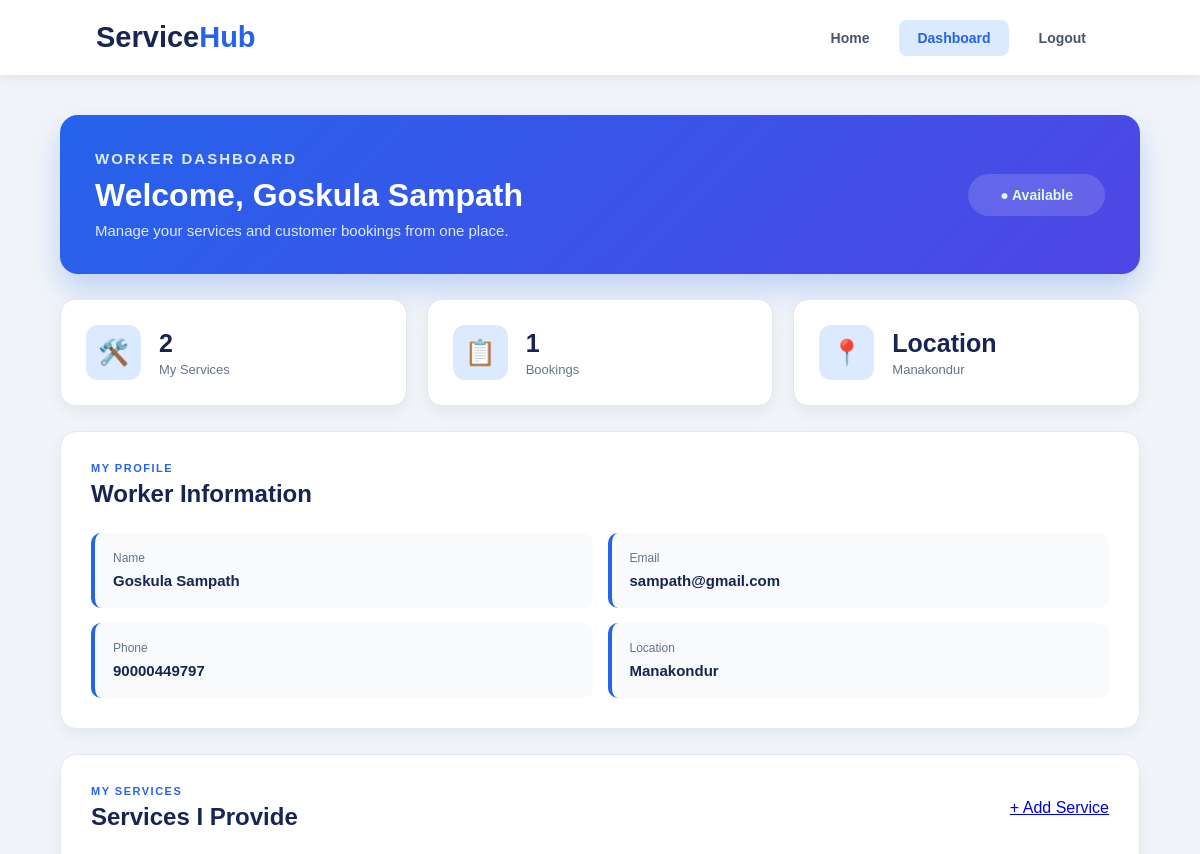
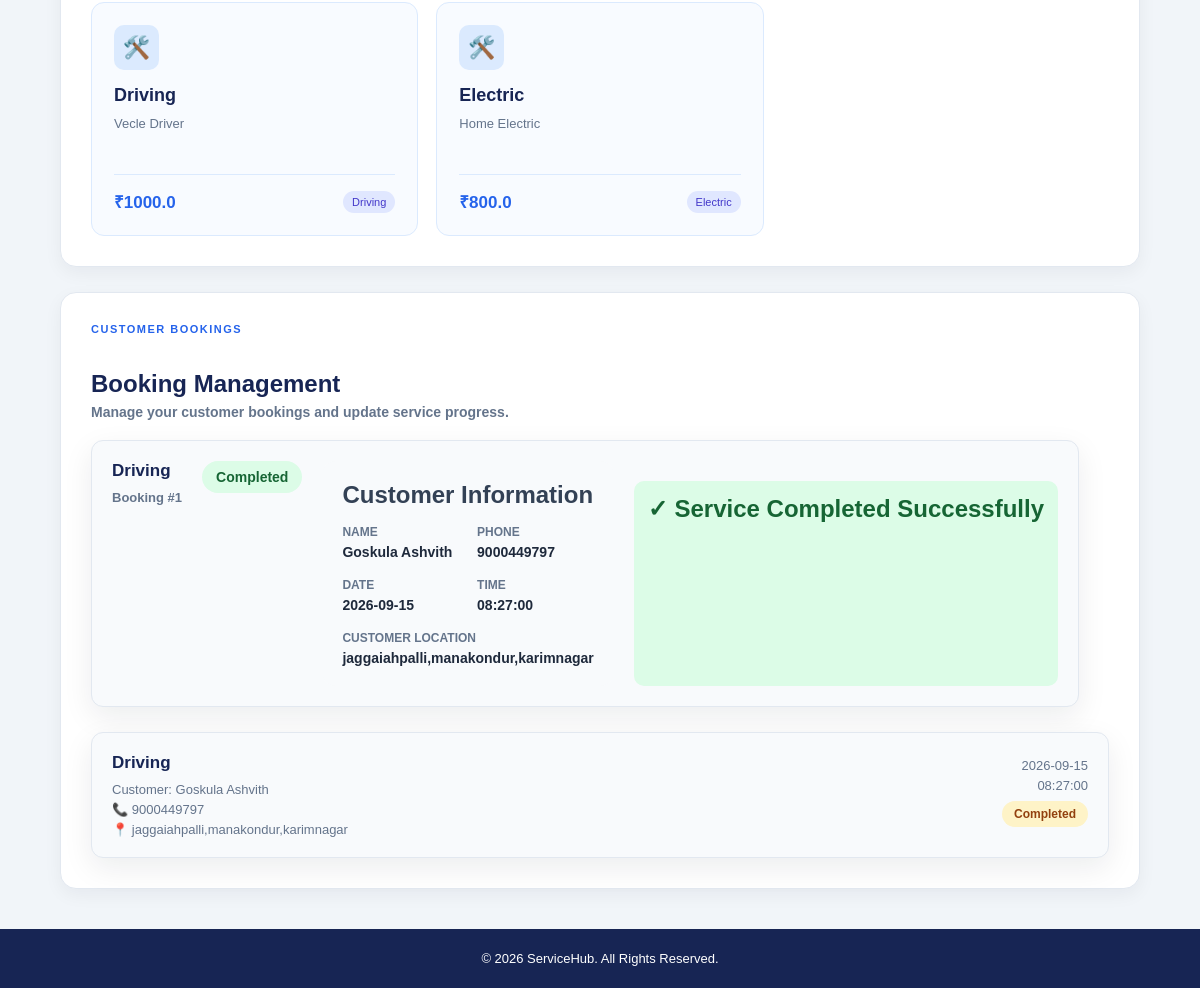
The page /worker (signed in) on the database its author committed (2 pictures, top to bottom).
### app.py (models this page shows)
class User(UserMixin, db.Model):
    id = db.Column(
        db.Integer,
        primary_key=True
    )
    name = db.Column(
        db.String(100),
        nullable=False
    )
    email = db.Column(
        db.String(120),
        unique=True,
        nullable=False
    )
    password = db.Column(
        db.String(200),
        nullable=False
    )
    role = db.Column(
        db.String(20),
        default="user",
        nullable=False
    )
    phone = db.Column(
        db.String(20),
        nullable=True
    )
    created_at = db.Column(
        db.DateTime,
        default=datetime.utcnow
    )

class Worker(db.Model):
    id = db.Column(
        db.Integer,
        primary_key=True
    )
    user_id = db.Column(
        db.Integer,
        db.ForeignKey("user.id"),
        unique=True,
        nullable=False
    )
    phone = db.Column(
        db.String(20),
        nullable=False
    )
    location = db.Column(
        db.String(255),
        nullable=False
    )
    latitude = db.Column(
        db.Float,
        nullable=True
    )
    longitude = db.Column(
        db.Float,
        nullable=True
    )
    availability = db.Column(
        db.Boolean,
        default=True,
        nullable=False
    )
    created_at = db.Column(
        db.DateTime,
        default=datetime.utcnow
    )
    user = db.relationship(
        "User",
        backref=db.backref(
            "worker_profile",
            uselist=False
        )
    )

class Service(db.Model):
    id = db.Column(
        db.Integer,
        primary_key=True
    )
    name = db.Column(
        db.String(100),
        nullable=False
    )
    description = db.Column(
        db.Text,
        nullable=False
    )
    price = db.Column(
        db.Float,
        nullable=False
    )
    category = db.Column(
        db.String(100),
        nullable=False
    )

class Booking(db.Model):
    id = db.Column(
        db.Integer,
        primary_key=True
    )
    user_id = db.Column(
        db.Integer,
        db.ForeignKey("user.id"),
        nullable=False
    )
    service_id = db.Column(
        db.Integer,
        db.ForeignKey("service.id"),
        nullable=False
    )
    worker_id = db.Column(
        db.Integer,
        db.ForeignKey("worker.id"),
        nullable=True
    )
    booking_date = db.Column(
        db.Date,
        nullable=False
    )
    booking_time = db.Column(
        db.Time,
        nullable=False
    )
    customer_phone = db.Column(
        db.String(20),
        nullable=True
    )
    customer_location = db.Column(
        db.String(255),
        nullable=True
    )
    customer_latitude = db.Column(
        db.Float,
        nullable=True
    )
    customer_longitude = db.Column(
        db.Float,
        nullable=True
    )
    worker_latitude = db.Column(
        db.Float,
        nullable=True
    )
    worker_longitude = db.Column(
        db.Float,
        nullable=True
    )
    status = db.Column(
        db.String(30),
        default="Pending",
        nullable=False
    )
    created_at = db.Column(
        db.DateTime,
        default=datetime.utcnow
    )
    user = db.relationship(
        "User",
        backref="bookings"
    )
    service = db.relationship(
        "Service",
        backref="bookings"
    )
    worker = db.relationship(
        "Worker",
        backref="bookings"
    )

### app.py (the view, shortened to what this page needs)
@app.route("/worker")
@login_required
def worker_dashboard():
    worker = Worker.query.filter_by(
        user_id=current_user.id
    ).first()
    services = Service.query.join(
        WorkerService,
        Service.id == WorkerService.service_id
    ).filter(
        WorkerService.worker_id == worker.id
    ).all()
    bookings = Booking.query.filter_by(
        worker_id=worker.id
    ).order_by(
        Booking.created_at.desc()
    ).all()
    return render_template(
        "worker_dashboard.html",
        worker=worker,
        services=services,
        bookings=bookings
    )

### app.py (called while the page is built)
@login_manager.user_loader
def load_user(user_id):
    return db.session.get(
        User,
        int(user_id)
    )

### templates/worker_dashboard.html (shortened to what this page needs)
<!DOCTYPE html>
<html lang="en">
<head>
    <link rel="stylesheet"
          href="{{ url_for('static', filename='css/worker_dashboard.css') }}">
</head>
<body>
<nav class="navbar">
    <div class="logo">
        Service<span>Hub</span>
    </div>
    <div class="nav-links">
        <a href="{{ url_for('index') }}">
            Home
        </a>
        <a href="{{ url_for('worker_dashboard') }}"
           class="active">
            Dashboard
        </a>
        <a href="{{ url_for('logout') }}">
            Logout
        </a>
    </div>
</nav>
<section class="dashboard">
    <div class="welcome-box">
        <div>
            <p class="small-title">
                WORKER DASHBOARD
            </p>
            <h1>
                Welcome, {{ current_user.name }}
            </h1>
            <p>
                Manage your services and customer bookings
                from one place.
            </p>
        </div>
        <div class="availability">
            {% if worker.availability %}
                <span class="status online">
                    ● Available
                </span>
            {% else %}
                <span class="status offline">
                    ● Unavailable
                </span>
            {% endif %}
        </div>
    </div>
    <div class="stats">
        <div class="stat-box">
            <div class="stat-icon">
                🛠️
            </div>
            <div>
                <h2>
                    {{ services|length }}
                </h2>
                <p>
                    My Services
                </p>
            </div>
        </div>
        <div class="stat-box">
            <div class="stat-icon">
                📋
            </div>
            <div>
                <h2>
                    {{ bookings|length }}
                </h2>
                <p>
                    Bookings
                </p>
            </div>
        </div>
        <div class="stat-box">
            <div class="stat-icon">
                📍
            </div>
            <div>
                <h2>
                    Location
                </h2>
                <p>
                    {{ worker.location }}
                </p>
            </div>
        </div>
    </div>
    <div class="section-card">
        <div class="section-header">
            <div>
                <p class="section-label">
                    MY PROFILE
                </p>
                <h2>
                    Worker Information
                </h2>
            </div>
        </div>
        <div class="profile-grid">
            <div class="profile-item">
                <span>
                    Name
                </span>
                <strong>
                    {{ current_user.name }}
                </strong>
            </div>
            <div class="profile-item">
                <span>
                    Email
                </span>
                <strong>
                    {{ current_user.email }}
                </strong>
            </div>
            <div class="profile-item">
                <span>
                    Phone
                </span>
                <strong>
                    {{ worker.phone }}
                </strong>
            </div>
            <div class="profile-item">
                <span>
                    Location
                </span>
                <strong>
                    {{ worker.location }}
                </strong>
            </div>
        </div>
    </div>
    <div class="section-card">
        <div class="section-header">
            <div>
                <p class="section-label">
                    MY SERVICES
                </p>
                <h2>
                    Services I Provide
                </h2>
            </div>
           <a href="{{ url_for('worker_add_service') }}"
              class="add-service-btn">
                + Add Service
          </a>
        </div>
        {% if services %}
            <div class="service-grid">
                {% for service in services %}
                    <div class="service-card">
                        <div class="service-icon">
                            🛠️
                        </div>
                        <h3>
                            {{ service.name }}
                        </h3>
                        <p>
                            {{ service.description }}
                        </p>
                        <div class="service-bottom">
                            <strong>
                                ₹{{ service.price }}
                            </strong>
                            <span>
                                {{ service.category }}
                            </span>
                        </div>
                    </div>
                {% endfor %}
            </div>
        {% endif %}
    </div>
    <div class="section-card">
        <div class="section-header">
            <div>
                <p class="section-label">
                    CUSTOMER BOOKINGS
                </p>
                <h2>
<section class="dashboard-section">
    <div class="section-heading">
        <div>
            <h2>
                Booking Management
            </h2>
            <p>
                Manage your customer bookings and update
                service progress.
            </p>
        </div>
    </div>
    {% if bookings %}
        <div class="booking-list">
            {% for booking in bookings %}
                <div class="booking-card">
                    <div class="booking-header">
                        <div>
                            <h3>
                                {{ booking.service.name }}
                            </h3>
                            <p class="booking-id">
                                Booking #{{ booking.id }}
                            </p>
                        </div>
                        <span class="status
                            {% if booking.status == 'Pending' %}
                                pending
                            {% elif booking.status == 'Accepted' %}
                                accepted
                            {% elif booking.status == 'Rejected' %}
                                rejected
                            {% elif booking.status == 'On the Way' %}
                                on-way
                            {% elif booking.status == 'Arrived' %}
                                arrived
                            {% elif booking.status == 'In Progress' %}
                                progress
                            {% elif booking.status == 'Completed' %}
                                completed
                            {% endif %}
                        ">
                            {{ booking.status }}
                        </span>
                    </div>
                    <div class="customer-info">
                        <h4>
                            Customer Information
                        </h4>
                        <div class="info-grid">
                            <div>
                                <strong>
                                    Name
                                </strong>
                                <span>
                                    {{ booking.user.name }}
                                </span>
                            </div>
                            <div>
                                <strong>
                                    Phone
                                </strong>
                                <span>
                                    {{ booking.customer_phone or
                                       booking.user.phone or
                                       "Not provided" }}
                                </span>
                            </div>
                            <div>
                                <strong>
                                    Date
                                </strong>
                                <span>
                                    {{ booking.booking_date }}
                                </span>
                            </div>
                            <div>
                                <strong>
                                    Time
                                </strong>
                                <span>
                                    {{ booking.booking_time }}
                                </span>
                            </div>
                            <div class="location-info">
                                <strong>
                                    Customer Location
                                </strong>
                                <span>
                                    {{ booking.customer_location
                                       or "Location not provided" }}
                                </span>
                            </div>
                        </div>
                    </div>
                    {% if booking.status == "Accepted" %}
                        <div class="status-update">
                            <p>
                                Booking accepted.
                                Start the service journey.
                            </p>
                            <form
                                method="POST"
                                action="{{ url_for(
                                    'worker_update_booking_status',
                                    booking_id=booking.id
                                ) }}"
                            >
                                <input
                                    type="hidden"
                                    name="status"
                                    value="On the Way"
                                >
                                <button
                                    type="submit"
                                    class="status-btn"
                                >
                                    🚗 On the Way
                                </button>
                            </form>
                        </div>
                    {% elif booking.status == "Completed" %}
                        <div class="completed-message">
                            ✓ Service Completed Successfully
                        </div>
                    {% elif booking.status == "Rejected" %}
                        <div class="rejected-message">
                            ✕ This booking was rejected.
                        </div>
                    {% endif %}
                </div>
            {% endfor %}
        </div>
    {% endif %}
</section>
                </h2>
            </div>
        </div>
        {% if bookings %}
            <div class="booking-list">
                {% for booking in bookings %}
                    <div class="booking-card">
                        <div>
                            <h3>
                                {{ booking.service.name }}
                            </h3>
                            <p>
                                Customer:
                                {{ booking.user.name }}
                            </p>
                            <p>
                                📞 {{ booking.customer_phone }}
                            </p>
                            <p>
                                📍 {{ booking.customer_location }}
                            </p>
                        </div>
                        <div class="booking-right">
                            <p>
                                {{ booking.booking_date }}
                            </p>
                            <p>
                                {{ booking.booking_time }}
                            </p>
                            <span class="booking-status">
                                {{ booking.status }}
                            </span>
                        </div>
                    </div>
                {% endfor %}
            </div>
        {% endif %}
    </div>
</section>
<footer>
    <p>
        © 2026 ServiceHub. All Rights Reserved.
    </p>
</footer>
</body>
</html>

### rows shown on the page
User: name "Goskula Sampath", email "sampath@gmail.com"
Worker: location "Manakondur", phone "90000449797"
Service: name "Driving", description "Vecle Driver", price "1000.0", category "Driving"
Service: name "Electric", description "Home Electric", price "800.0", category "Electric"
Booking: service.name "Driving", id "1", status "Completed", user.name "Goskula Ashvith", customer_phone "9000449797", booking_date "2026-09-15", booking_time "08:27:00", customer_location "jaggaiahpalli,manakondur,karimnagar", shows "✓ Service Completed Successfully"

### other values the page prints
{{ services|length }} "2"
{{ bookings|length }} "1"
